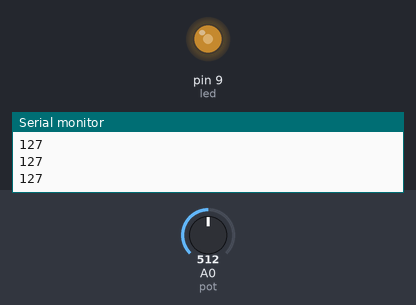
Bench run of a sketch on a simulated Arduino Uno, built with avr-gcc and run on an emulated ATmega328P. Parts: output pins drawn as LEDs (lit = HIGH), the last lines printed to the serial monitor. The test bench sets the inputs (shaded band); at power-on: A0 (pot) = 512.

Above: at 1.2 s.
1.3 s: A0 (pot) set to 716
At 2.0 s:
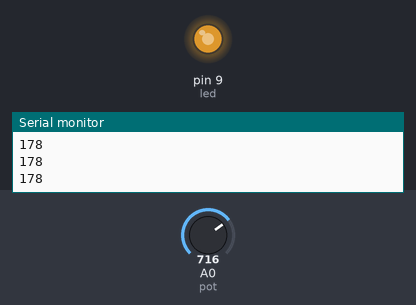
2.8 s: A0 (pot) set to 900
At 3.2 s:
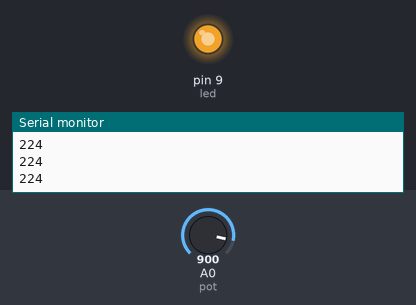
4.3 s: A0 (pot) set to 122
At 5.4 s:
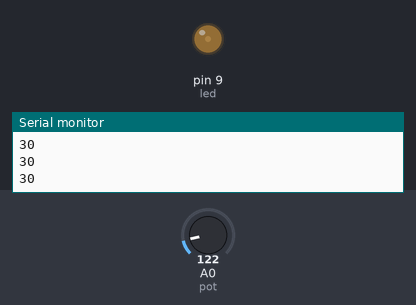
5.8 s: A0 (pot) set to 0
At 6.6 s:
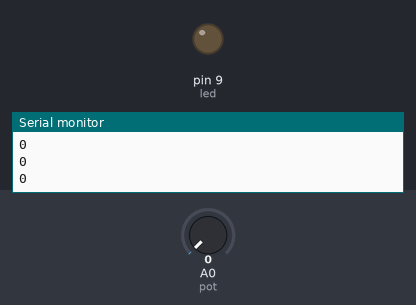
7.3 s: A0 (pot) set to 511
At 7.7 s:
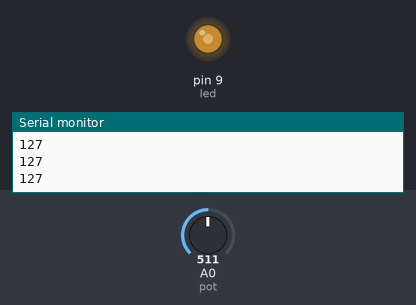
Timing chart, 0 to 9.8 s (numbered marks = the images above; inputs shaded):
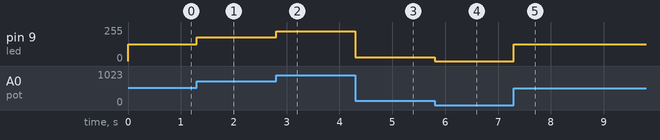

Measured:
- after the input at 1.3 s, pin 9 (led): 127/255 → 178/255 at once
- after the input at 2.8 s, pin 9 (led): 178/255 → 224/255 at once
- after the input at 4.3 s, pin 9 (led): 224/255 → 30/255 at once
- after the input at 5.8 s, pin 9 (led): 30/255 → 0/255 at once
- after the input at 7.3 s, pin 9 (led): 0/255 → 127/255 at once

The sketch:

project_code.ino
```cpp
int led = 9;
int pot = A0;

void setup() {
  pinMode(led, OUTPUT);
  pinMode(pot, INPUT);
  Serial.begin(9600);
}

void loop() {
  int potValue = analogRead(pot);
  int mappedValue = map(potValue, 0, 1023, 0, 255);
  analogWrite(led, mappedValue);
  Serial.println(mappedValue);
}
```
